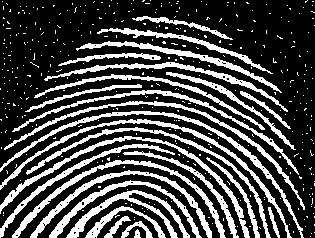
#> input picture Experiment_6/Noisy_Fingerprint.tif, 315 x 238 px
$ jupyter execute '(a)_Erosion_and_Dilation.ipynb'
#> lines starting #> are read from the running program, lines starting #| are printed output that depends on the picture; after the words box and inside, x2 and y2 are one past the last pixel; in counts of white or black regions, pixels touching at a corner belong together
[cell 1]
import matplotlib.pyplot as plt
import numpy as np
import cv2

# Function of Erosion Operation

[cell 2]
def erosion(image, struct_element):
    eroted_image = image.copy()
    height, width = image.shape
    struct_element = struct_element * 255
    offset = struct_element.shape[0] // 2

    for r in range(height):
        for c in range(width):
            fit = True
            for x in range(-offset, offset+1):
                for y in range(-offset, offset+1):
                    sr = x+offset
                    sc = y+offset
                    if(r+x >= 0 and r+x < height and c+y >= 0 and c+y < width):
                        if(struct_element[sr,sc] and image[r+x, c+y] != struct_element[sr,sc]):
                            fit  = False
                    elif(struct_element[sr,sc]):
                        fit = False

            eroted_image[r,c] = 255 if fit else 0


    return np.uint8(eroted_image)

# Function for Dilation

[cell 3]
def dilation(image,struct_element):
    dilated_image = image.copy()
    height, width = image.shape
    struct_element = struct_element * 255
    offset = struct_element.shape[0] // 2

    for r in range(height):
        for c in range(width):
            hit = False
            for x in range(-offset, offset+1):
                for y in range(-offset, offset+1):
                    sr = x+offset
                    sc = y+offset
                    if (r+x >= 0 and r+x < height and c+y>=0 and c+y < width):
                        if(image[r+x, c+y] and struct_element[sr,sc] == struct_element[sr,sc]):
                            hit = True
            dilated_image[r,c] = 255 if hit else 0

    return np.uint8(dilated_image)

# Create Structuring Element

[cell 4]
struct_element_size = 3
struct_element = np.ones((struct_element_size,struct_element_size))

# Load Image

[cell 5]
image = cv2.imread('Noisy_Fingerprint.tif',cv2.IMREAD_GRAYSCALE)
#> image: shape (238, 315); 28.5% white; 414 white regions (387 under 20 px), largest, box (x1, y1, x2, y2) and area: (0, 111, 304, 238) 1388, (0, 136, 250, 238) 1372, (0, 119, 292, 238) 1337
image = cv2.resize(image, (512,512))
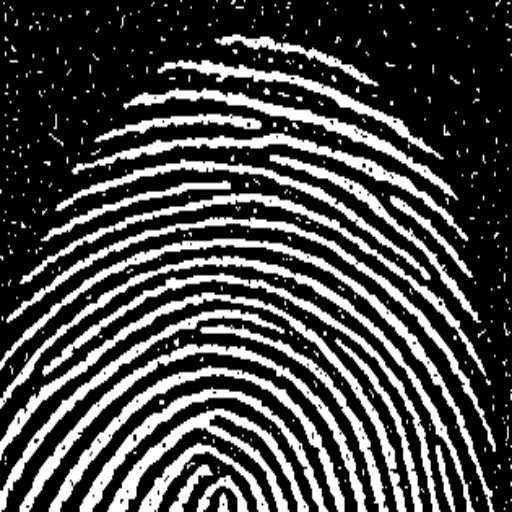
#> image: shape (512, 512); min 0, max 255, mean 72.8

eroted_image = erosion(image, struct_element)
#> after the loop in erosion, `for r in range(height):`:
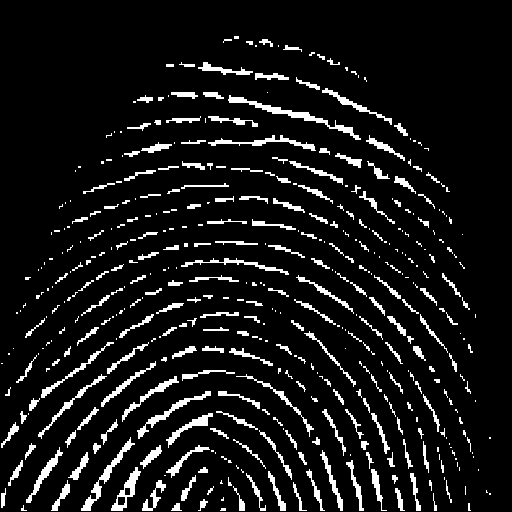
#> eroted_image: shape (512, 512); 8.7% white; 455 white regions (226 under 20 px), largest, box (x1, y1, x2, y2) and area: (228, 95, 361, 140) 726, (81, 437, 135, 511) 528, (137, 391, 211, 439) 440
dilated_image = dilation(image, struct_element)
#> after the loop in dilation, `for r in range(height):`:
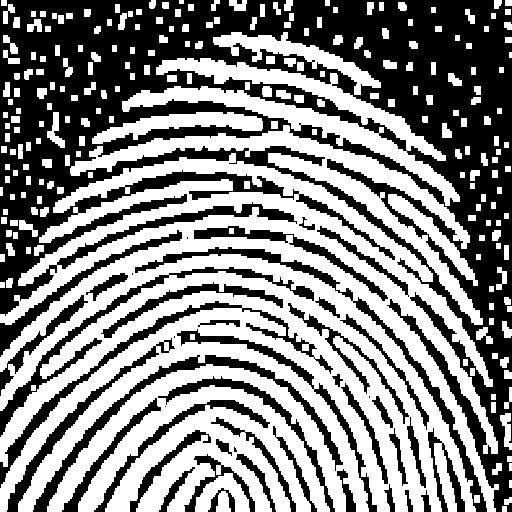
#> dilated_image: shape (512, 512); 52.3% white; 46 black regions (6 under 20 px), largest, box (x1, y1, x2, y2) and area: (0, 0, 512, 512) 87382, (33, 355, 343, 512) 3420, (135, 247, 487, 512) 3400

plt.Figure(figsize=(14,10))

plt.subplot(1,3,1)
plt.imshow(image, cmap='gray')
plt.title('Original Image')

plt.subplot(1,3,2)
plt.imshow(eroted_image, cmap='gray')
plt.title('Image After Erosion')

plt.subplot(1,3,3)
plt.imshow(dilated_image, cmap='gray')
plt.title('Image After Dilation')

plt.show()
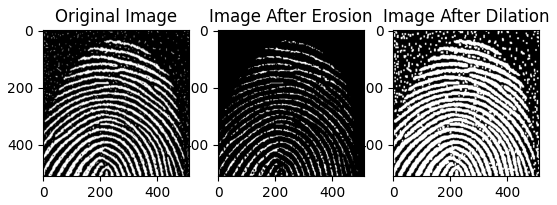
#> figure drawn by matplotlib, 3 panels

$ run again, with Experiment_6/region_filling.tif copied over Experiment_6/Noisy_Fingerprint.tif
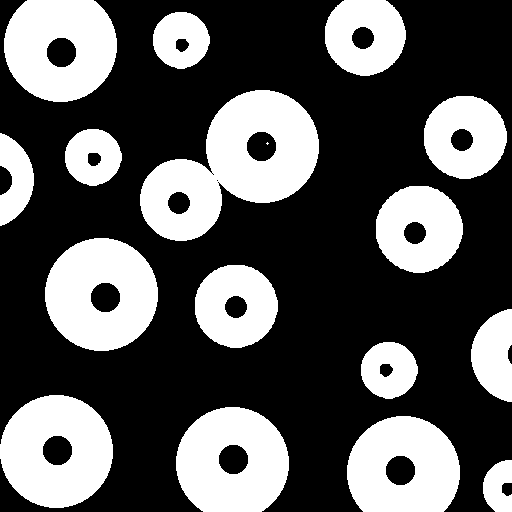
#> input picture Experiment_6/region_filling.tif, 512 x 512 px
#> image: shape (512, 512); 35.3% white; 17 white regions (1 under 20 px), largest, box (x1, y1, x2, y2) and area: (140, 90, 319, 241) 14240, (45, 238, 158, 351) 9332, (0, 395, 113, 508) 9332
#> after the loop in erosion, `for r in range(height):`:
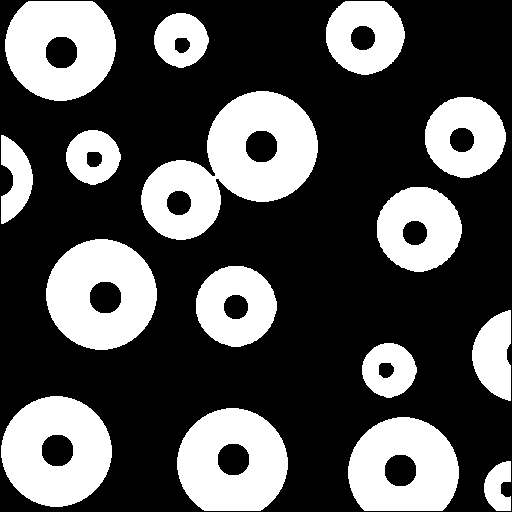
#> eroted_image: shape (512, 512); 32.7% white; 16 white regions, largest, box (x1, y1, x2, y2) and area: (141, 91, 318, 240) 13268, (46, 239, 157, 350) 8764, (1, 396, 112, 507) 8764
#> `plt.show()`:
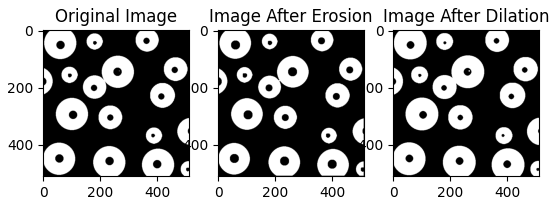
#> figure drawn by matplotlib, 3 panels
